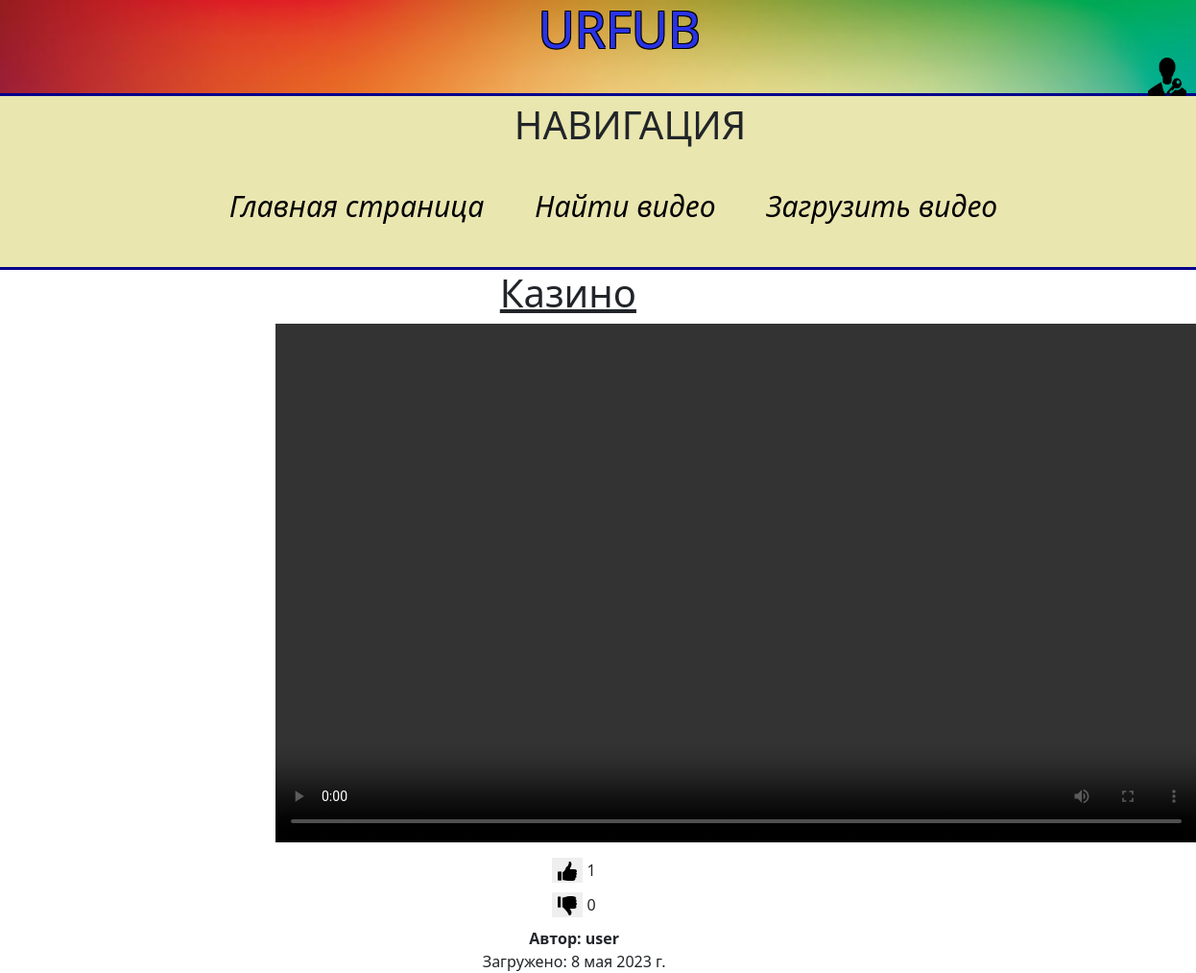
The app's page /video/watch/5, older data.
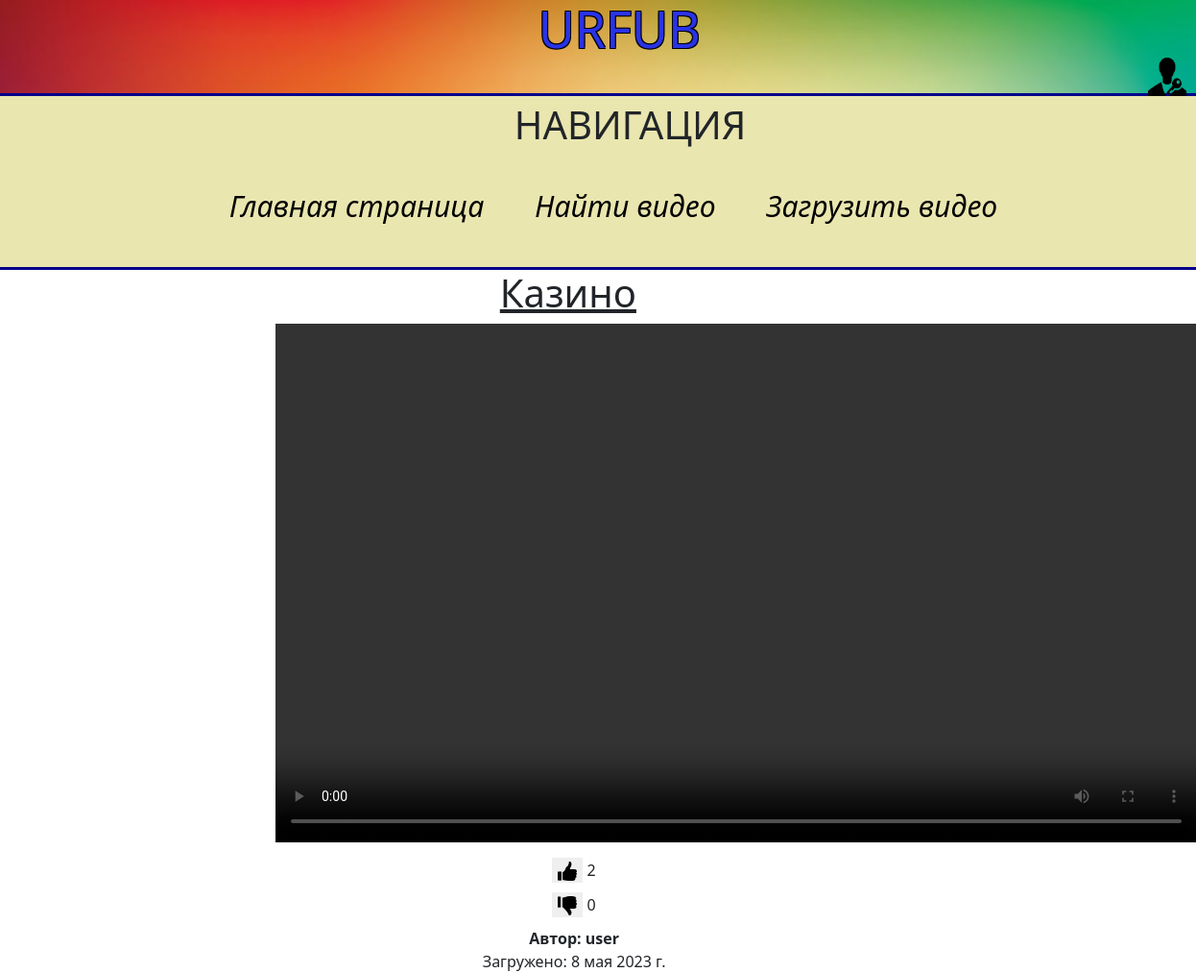
The same page, newer data.
### urfub/models.py (models this page shows, shortened)
class videos(models.Model):
    id = models.IntegerField(primary_key=True)
    key = models.CharField(max_length=100, null=False, default='Atom')
    url_storage = EmbedVideoField(null=False, default='11')
    title = models.CharField(max_length=100, null=False)
    likes = models.IntegerField(default=0)
    dislike = models.IntegerField(default=0)
    publish_date = models.DateField(default=django.utils.timezone.datetime.today().strftime('%Y-%m-%d'))
    author = models.ForeignKey(
        settings.AUTH_USER_MODEL,
        related_name='creator',
        on_delete=models.CASCADE)
    liked = models.ManyToManyField(settings.AUTH_USER_MODEL,
                                   related_name='liked_users',
                                   default=None
                                   )
    disliked = models.ManyToManyField(settings.AUTH_USER_MODEL,
                                   related_name='disliked_users',
                                   default=None
                                   )
    class Meta:
        ordering = ['-id']

### urfub/views.py (the view)
# urls.py: path('video/watch/<int:id>', views.getVideo, name='watchVideo'),
def getVideo(request, id:int = 0) -> HttpResponse:
    if request.method == "GET":
        count_id = cur.execute("SELECT COUNT(*) FROM urfub_videos WHERE id > 0").fetchone()[0]
        if count_id == 0 or id > count_id:
            return HttpResponseNotFound("Видео с таким ID не существует", status=404)
        if id == 0:
            vid_id = random.randint(1,count_id)
            vid = videos.objects.get(id=vid_id)
        else:
            vid = videos.objects.get(id=id)
        vid.url_storage = s3.generate_presigned_url(ClientMethod='get_object',
                                        Params={
                                            'Bucket': BUCKET_NAME,
                                            'Key': vid.key
                                        })
        author = cur.execute("SELECT username FROM auth_user WHERE id == {0}".format(vid.author_id)).fetchone()[0]
        return render(request, "main/video.html", context={'video' : vid, 'author' : author})

### urfub/templates/main/video.html (shortened to what this page needs)
{% extends 'main/main.html' %}
{% load static %}
{% block content %}
    <h3 class="name-vid">{{ video.title }}</h3>
        <p class="vid-single">
            <video
            id="my-video"
            controls
            preload="auto"
            width="960"
            height="540">
                 <source type="video/mp4" src={{ video.url_storage }}>
            </video>
        </p>
    <div class="descript-vid">
        <section class="grades">
            <form action="{% url 'likes' video.id %}" method="POST">
                <button id='like' class="reaction" type="submit" style=""><img src="{% static 'main/img/like.png' %}" height="20" width="20" alt="like"></button> <span class="like-count">{{ video.likes }}</span>
            </form>
            <form action="{% url 'dislikes' video.id %}" method="POST">
                <button id='dislike' class="reaction" type="submit" style=""><img src="{% static 'main/img/dislike.png' %}" height="20" width="20" alt="dislike"></button> <span class="dislike-count">{{ video.dislike }}</span>
            </form>
        </section>
        <strong>Автор: {{ author }}</strong>
        <br>
        <span>Загружено: {{ video.publish_date }}</span>
    </div>
{% endblock %}

### urfub/templates/main/main.html (shortened to what this page needs)
{% load static %}
<!DOCTYPE html>
<html lang="ru">
    <head>
        <link href="https://cdn.jsdelivr.net/npm/bootstrap@5.3.0-alpha1/dist/css/bootstrap.min.css"
                  rel="stylesheet">
        <link rel="stylesheet" href="{% static 'main/css/total_style.css' %}">
    </head>
    <body>
    <header>
                <h3>URFUB</h3>
        {% if user.is_authenticated %}
            <a href={% url 'logout_user' %}><img class="login-ic" src="{% static 'main/img/logout-icon.png' %}" width="40px" height="40px"></a>
        {% else %}
            <a href={% url 'login_user' %}><img class="login-ic" src="{% static 'main/img/login-icon.png' %}" width="40px" height="40px"></a>
        {% endif %}
    </header>
        <aside>
            <h1 class = 'navig'>Навигация</h1>
            <ul class = "Pages">
                <li>
                    <a href={% url 'main' %}><i>Главная страница</i></a>
                </li>
                <li>
                    <a href={% url 'findVideo' %}><i>Найти видео</i></a>
                </li>
                <li>
                    <a href={% url 'uploadVideo' %}><i>Загрузить видео</i></a>
                </li>
            </ul>
        </aside>
        <div class = "Video-prew">
            {% block content %}
            {% endblock %}
        </div>
    </body>
</html>

### urfub/static/main/css/total_style.css (style rules this page uses)
header { margin: 0; background:no-repeat fixed; background-position: top center; background-size: contain; background-image: url('/static/main/img/gradient.jpeg'); height: 100px; border-bottom: darkblue solid 3px; }
header img { position: relative; left: 20%; }
header h3 { width: max-content; color: #2A33E5; text-transform: uppercase; font-size: 52px; line-height: 60px; text-align: center; margin: 0; margin-left: 45%; text-shadow: black 1px 1px 0, black -1px -1px 0, black -1px 1px 0, black 1px -1px 0; }
header .login-ic { left: 96%; }
aside { float: top; background: #EAE6AF; width: 100%; padding: -2.5%; height: 5%; border-bottom: darkblue solid 3px; }
aside ul.Pages { list-style: none; text-align: center; }
aside a { font-size: 30px; color: black; margin-top: 15px; text-decoration: none; transition: all .6s ease; }
aside ul li { display: inline-block; padding: 2%; }
aside h1.navig { width: max-content; text-transform: uppercase; line-height: 60px; text-align: center; margin-left: 43%; }
.vid-single { display: flex; margin-left: 23%; }
.descript-vid { text-align: center; margin-right: 4%; }
.name-vid { text-align: center; margin-right: 5%; font-size: 40px; text-decoration: underline; }
.grades button { border: 0; }
.Video-prew form { justify-content:center; align-items:center; margin: 10px; }

Row changes from the older to the newer data that the page shows:
changed videos "Казино": likes "1" → "2"
